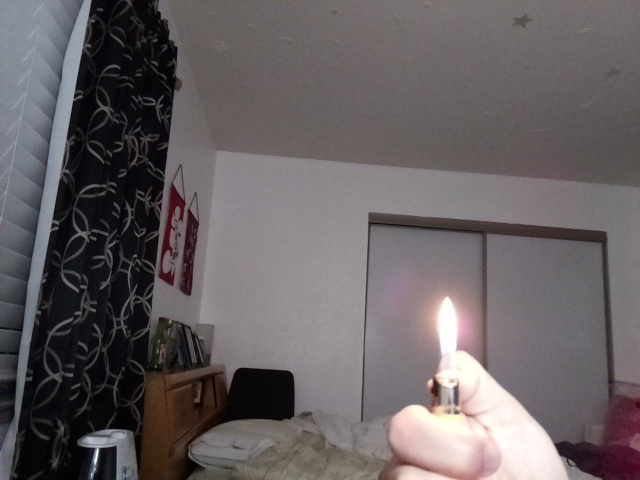
#> input picture fireDetection/haar/positive/1612665243.8220778.jpg, 640 x 480 px; its folder holds 4 pictures in this run
$ python resizeImages.py
#> lines starting #> are read from the running program, lines starting #| are printed output that depends on the picture
import cv2 as cv
import glob

def main():
    # Read only .jpg files
    filenames = glob.glob("positive/*.jpg")
    filenames.sort()
    images = [cv.imread(img) for img in filenames]
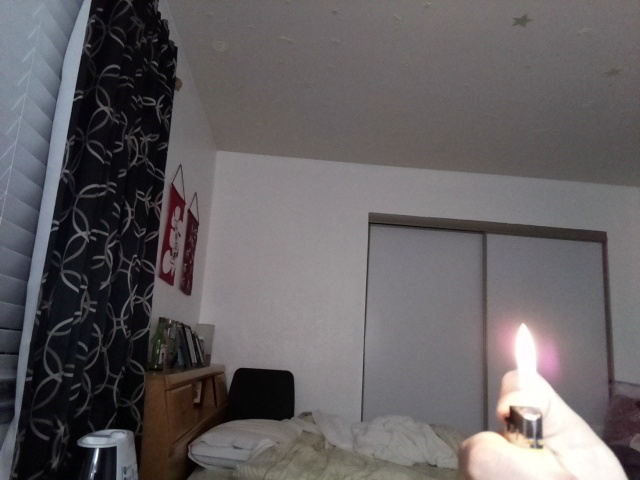
#> input picture fireDetection/haar/positive/1612665245.9219842.jpg, 640 x 480 px
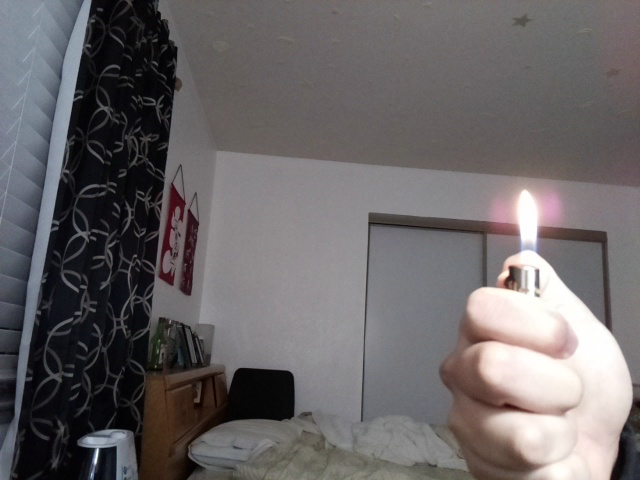
#> input picture fireDetection/haar/positive/1612665246.9557614.jpg, 640 x 480 px
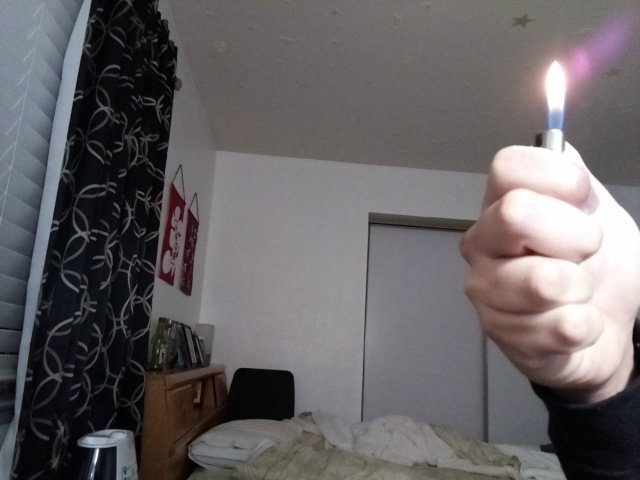
#> input picture fireDetection/haar/positive/1612665248.2223015.jpg, 640 x 480 px
#> images = 4 items

    # Resize each image to this width and height

    # Resize each image
    for img in images:
        print(img.shape)
#> this loop made 4 passes
#| (480, 640, 3)
#| (480, 640, 3)
#| (480, 640, 3)
#| (480, 640, 3)


if __name__ == "__main__":
    main()
